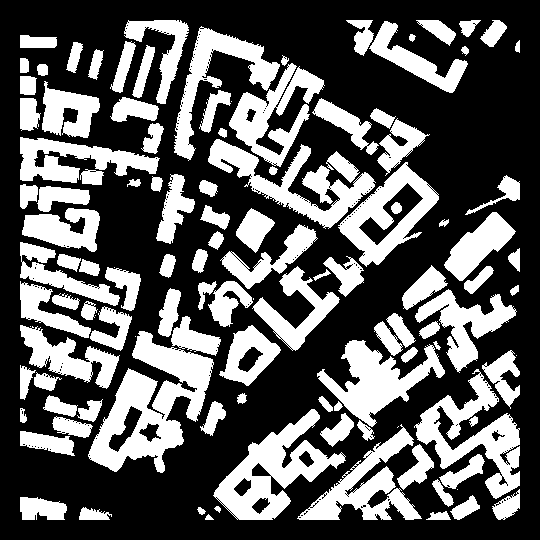
#> input picture Pankratov/src/5_contr.png, 540 x 540 px
$ python createLayer.py
#> lines starting #> are read from the running program, lines starting #| are printed output that depends on the picture; after the words box and inside, x2 and y2 are one past the last pixel; in counts of white or black regions, pixels touching at a corner belong together
import cv2
import numpy as np

img = cv2.imread('5_contr.png')
#> img is the input picture: shape (540, 540, 3); 36% white; 119 white regions (9 under 20 px), largest, box (x1, y1, x2, y2) and area: (88, 331, 214, 473) 7834, (213, 409, 346, 520) 5491, (414, 369, 520, 499) 4878
#разделяем изображение на 3 канала
layers = cv2.split(img)
imgnp = layers[1]


#преобразуем все пиксели изображения яркость которых выше 238 в 0, остальные в значение яркости 255
_,imgnp = cv2.threshold(imgnp, 238, 255, cv2.THRESH_BINARY_INV)


imgnp_med = cv2.medianBlur(imgnp, 3)
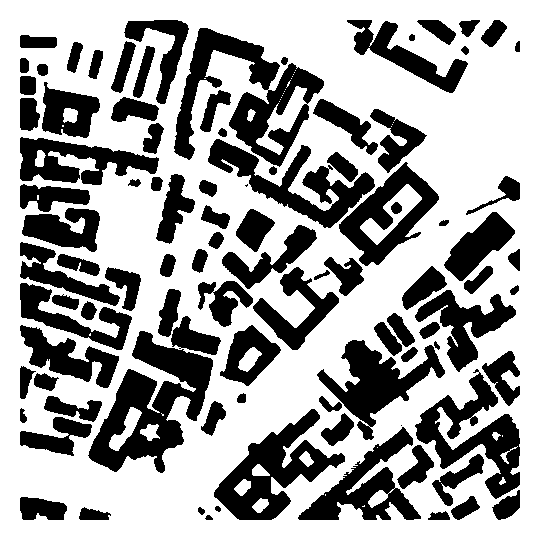
#> imgnp_med: shape (540, 540); 64.1% white; 98 black regions (2 under 20 px)
#imgnp = cv2.bitwise_and(imgnp_med, imgnp)

contours, _ = cv2.findContours(imgnp_med, cv2.RETR_LIST, cv2.LINE_4)
#> contours = 146 contours, 32 with area under 20; largest, box (x1, y1, x2, y2) and area: (0, 0, 540, 540) 290521, (87, 330, 214, 474) 8956, (213, 408, 346, 521) 6384, (414, 371, 521, 500) 5361, (338, 161, 440, 267) 5320


listGeom = []
i = 0
j = 0
suri = "MultiPolygon?crs=epsg:20008&index=yes"
#> (the run stopped early here; a loop or call above may not have finished)
